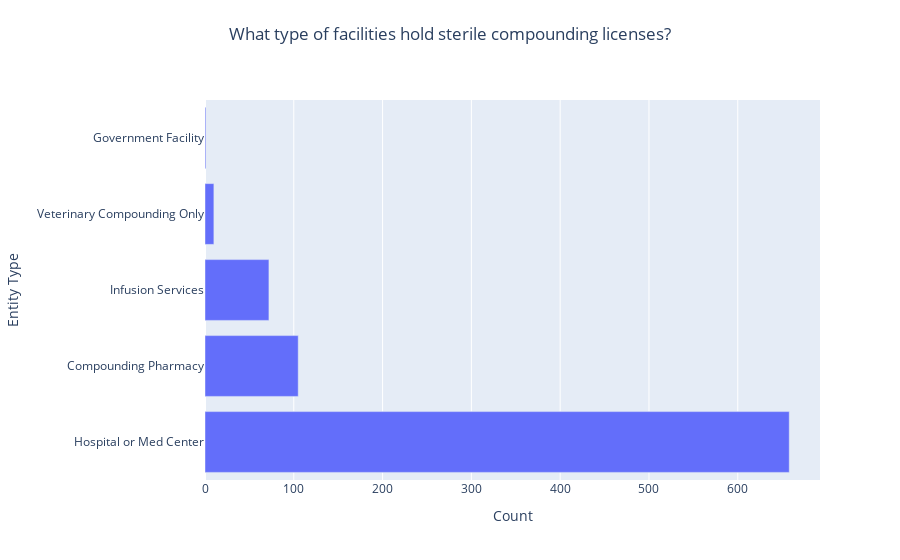

Source (notebook cell):
### Code cell
import plotly.express as px

# Step 1: Aggregate the counts of each 'Entity Type'
entity_type_counts = all_pharmacies['Entity Type'].value_counts().reset_index()
entity_type_counts.columns = ['Entity Type', 'Count']

# Step 2: Create the horizontal bar chart
fig = px.bar(
    entity_type_counts,
    x='Count',  # Use 'Count' for the x-axis (bar length)
    y='Entity Type',  # Use 'Entity Type' for the y-axis
    orientation='h',  # Make bars horizontal
    title="What type of facilities hold sterile compounding licenses?",
)

# Step 3: Customize the layout for title and axes
fig.update_layout(
    title={  # Title customization
        'text': "What type of facilities hold sterile compounding licenses?",
        'y': 0.95,  # Position the title just below the top of the chart
        'x': 0.5,  # Horizontally center the title
        'xanchor': 'center',
        'yanchor': 'top'  # Align title's top edge with y position
    },
    xaxis_title="Count",  # Label for the x-axis (Count of entities)
    yaxis_title="Entity Type",  # Label for the y-axis (Type of entity)
)

# Step 4: Show the plot
fig.show()

### Figure 1 — Plotly figure (JSON) as saved in the notebook; plotly's stock layout.template omitted (floating-point values rounded to 4 significant figures)
{"data": [{"alignmentgroup": "True", "hovertemplate": "Count=%{x}<br>Entity Type=%{y}<extra></extra>", "legendgroup": "", "marker": {"color": "#636efa", "pattern": {"shape": ""}}, "name": "", "offsetgroup": "", "orientation": "h", "showlegend": false, "textposition": "auto", "x": [658, 105, 72, 10, 1], "xaxis": "x", "y": ["Hospital or Med Center", "Compounding Pharmacy", "Infusion Services", "Veterinary Compounding Only", "Government Facility"], "yaxis": "y", "type": "bar"}], "layout": {"xaxis": {"anchor": "y", "domain": [0.0, 1.0], "title": {"text": "Count"}}, "yaxis": {"anchor": "x", "domain": [0.0, 1.0], "title": {"text": "Entity Type"}}, "legend": {"tracegroupgap": 0}, "title": {"text": "What type of facilities hold sterile compounding licenses?", "y": 0.95, "x": 0.5, "xanchor": "center", "yanchor": "top"}, "barmode": "relative"}}
